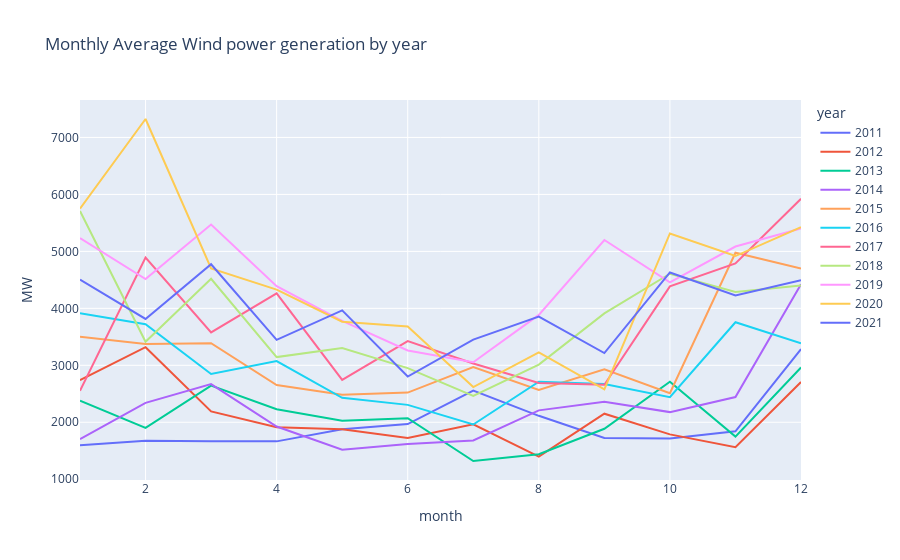

Notebook cell for this chart:
### Code cell
# Ploting the monthly average Wind Power by year:
fig = px.line(data_frame=group, x='month', y='MW', color='year', title="Monthly Average Wind power generation by year")
fig.show()

### Figure 1 — Plotly figure (JSON) as saved in the notebook; plotly's stock layout.template omitted (floating-point values rounded to 4 significant figures)
{"data": [{"hovertemplate": "year=2011<br>month=%{x}<br>MW=%{y}<extra></extra>", "legendgroup": "2011", "line": {"color": "#636efa", "dash": "solid"}, "marker": {"symbol": "circle"}, "mode": "lines", "name": "2011", "orientation": "v", "showlegend": true, "type": "scatter", "x": [1, 2, 3, 4, 5, 6, 7, 8, 9, 10, 11, 12], "xaxis": "x", "y": [1597.0, 1675.0, 1665.0, 1665.0, 1879.0, 1968.0, 2557.0, 2114.0, 1724.0, 1717.0, 1841.0, 3286.0], "yaxis": "y"}, {"hovertemplate": "year=2012<br>month=%{x}<br>MW=%{y}<extra></extra>", "legendgroup": "2012", "line": {"color": "#EF553B", "dash": "solid"}, "marker": {"symbol": "circle"}, "mode": "lines", "name": "2012", "orientation": "v", "showlegend": true, "type": "scatter", "x": [1, 2, 3, 4, 5, 6, 7, 8, 9, 10, 11, 12], "xaxis": "x", "y": [2740.0, 3318.0, 2192.0, 1913.0, 1877.0, 1726.0, 1966.0, 1397.0, 2151.0, 1787.0, 1561.0, 2707.0], "yaxis": "y"}, {"hovertemplate": "year=2013<br>month=%{x}<br>MW=%{y}<extra></extra>", "legendgroup": "2013", "line": {"color": "#00cc96", "dash": "solid"}, "marker": {"symbol": "circle"}, "mode": "lines", "name": "2013", "orientation": "v", "showlegend": true, "type": "scatter", "x": [1, 2, 3, 4, 5, 6, 7, 8, 9, 10, 11, 12], "xaxis": "x", "y": [2380.0, 1901.0, 2643.0, 2230.0, 2027.0, 2072.0, 1320.0, 1439.0, 1886.0, 2711.0, 1748.0, 2961.0], "yaxis": "y"}, {"hovertemplate": "year=2014<br>month=%{x}<br>MW=%{y}<extra></extra>", "legendgroup": "2014", "line": {"color": "#ab63fa", "dash": "solid"}, "marker": {"symbol": "circle"}, "mode": "lines", "name": "2014", "orientation": "v", "showlegend": true, "type": "scatter", "x": [1, 2, 3, 4, 5, 6, 7, 8, 9, 10, 11, 12], "xaxis": "x", "y": [1704.0, 2341.0, 2671.0, 1925.0, 1517.0, 1621.0, 1681.0, 2209.0, 2359.0, 2179.0, 2443.0, 4422.0], "yaxis": "y"}, {"hovertemplate": "year=2015<br>month=%{x}<br>MW=%{y}<extra></extra>", "legendgroup": "2015", "line": {"color": "#FFA15A", "dash": "solid"}, "marker": {"symbol": "circle"}, "mode": "lines", "name": "2015", "orientation": "v", "showlegend": true, "type": "scatter", "x": [1, 2, 3, 4, 5, 6, 7, 8, 9, 10, 11, 12], "xaxis": "x", "y": [3502.0, 3375.0, 3389.0, 2653.0, 2484.0, 2521.0, 2971.0, 2568.0, 2928.0, 2509.0, 4976.0, 4698.0], "yaxis": "y"}, {"hovertemplate": "year=2016<br>month=%{x}<br>MW=%{y}<extra></extra>", "legendgroup": "2016", "line": {"color": "#19d3f3", "dash": "solid"}, "marker": {"symbol": "circle"}, "mode": "lines", "name": "2016", "orientation": "v", "showlegend": true, "type": "scatter", "x": [1, 2, 3, 4, 5, 6, 7, 8, 9, 10, 11, 12], "xaxis": "x", "y": [3913.0, 3722.0, 2847.0, 3076.0, 2430.0, 2306.0, 1961.0, 2712.0, 2672.0, 2442.0, 3756.0, 3387.0], "yaxis": "y"}, {"hovertemplate": "year=2017<br>month=%{x}<br>MW=%{y}<extra></extra>", "legendgroup": "2017", "line": {"color": "#FF6692", "dash": "solid"}, "marker": {"symbol": "circle"}, "mode": "lines", "name": "2017", "orientation": "v", "showlegend": true, "type": "scatter", "x": [1, 2, 3, 4, 5, 6, 7, 8, 9, 10, 11, 12], "xaxis": "x", "y": [2554.0, 4892.0, 3577.0, 4263.0, 2744.0, 3425.0, 3033.0, 2691.0, 2658.0, 4385.0, 4789.0, 5923.0], "yaxis": "y"}, {"hovertemplate": "year=2018<br>month=%{x}<br>MW=%{y}<extra></extra>", "legendgroup": "2018", "line": {"color": "#B6E880", "dash": "solid"}, "marker": {"symbol": "circle"}, "mode": "lines", "name": "2018", "orientation": "v", "showlegend": true, "type": "scatter", "x": [1, 2, 3, 4, 5, 6, 7, 8, 9, 10, 11, 12], "xaxis": "x", "y": [5710.0, 3413.0, 4519.0, 3144.0, 3305.0, 2950.0, 2464.0, 3013.0, 3911.0, 4607.0, 4286.0, 4401.0], "yaxis": "y"}, {"hovertemplate": "year=2019<br>month=%{x}<br>MW=%{y}<extra></extra>", "legendgroup": "2019", "line": {"color": "#FF97FF", "dash": "solid"}, "marker": {"symbol": "circle"}, "mode": "lines", "name": "2019", "orientation": "v", "showlegend": true, "type": "scatter", "x": [1, 2, 3, 4, 5, 6, 7, 8, 9, 10, 11, 12], "xaxis": "x", "y": [5233.0, 4514.0, 5472.0, 4388.0, 3781.0, 3261.0, 3053.0, 3885.0, 5199.0, 4456.0, 5086.0, 5402.0], "yaxis": "y"}, {"hovertemplate": "year=2020<br>month=%{x}<br>MW=%{y}<extra></extra>", "legendgroup": "2020", "line": {"color": "#FECB52", "dash": "solid"}, "marker": {"symbol": "circle"}, "mode": "lines", "name": "2020", "orientation": "v", "showlegend": true, "type": "scatter", "x": [1, 2, 3, 4, 5, 6, 7, 8, 9, 10, 11, 12], "xaxis": "x", "y": [5751.0, 7324.0, 4700.0, 4330.0, 3765.0, 3682.0, 2618.0, 3228.0, 2578.0, 5315.0, 4918.0, 5423.0], "yaxis": "y"}, {"hovertemplate": "year=2021<br>month=%{x}<br>MW=%{y}<extra></extra>", "legendgroup": "2021", "line": {"color": "#636efa", "dash": "solid"}, "marker": {"symbol": "circle"}, "mode": "lines", "name": "2021", "orientation": "v", "showlegend": true, "type": "scatter", "x": [1, 2, 3, 4, 5, 6, 7, 8, 9, 10, 11, 12], "xaxis": "x", "y": [4504.0, 3814.0, 4774.0, 3448.0, 3964.0, 2803.0, 3450.0, 3855.0, 3216.0, 4630.0, 4226.0, 4494.0], "yaxis": "y"}], "layout": {"legend": {"title": {"text": "year"}, "tracegroupgap": 0}, "title": {"text": "Monthly Average Wind power generation by year"}, "xaxis": {"anchor": "y", "domain": [0, 1], "title": {"text": "month"}}, "yaxis": {"anchor": "x", "domain": [0, 1], "title": {"text": "MW"}}}}
